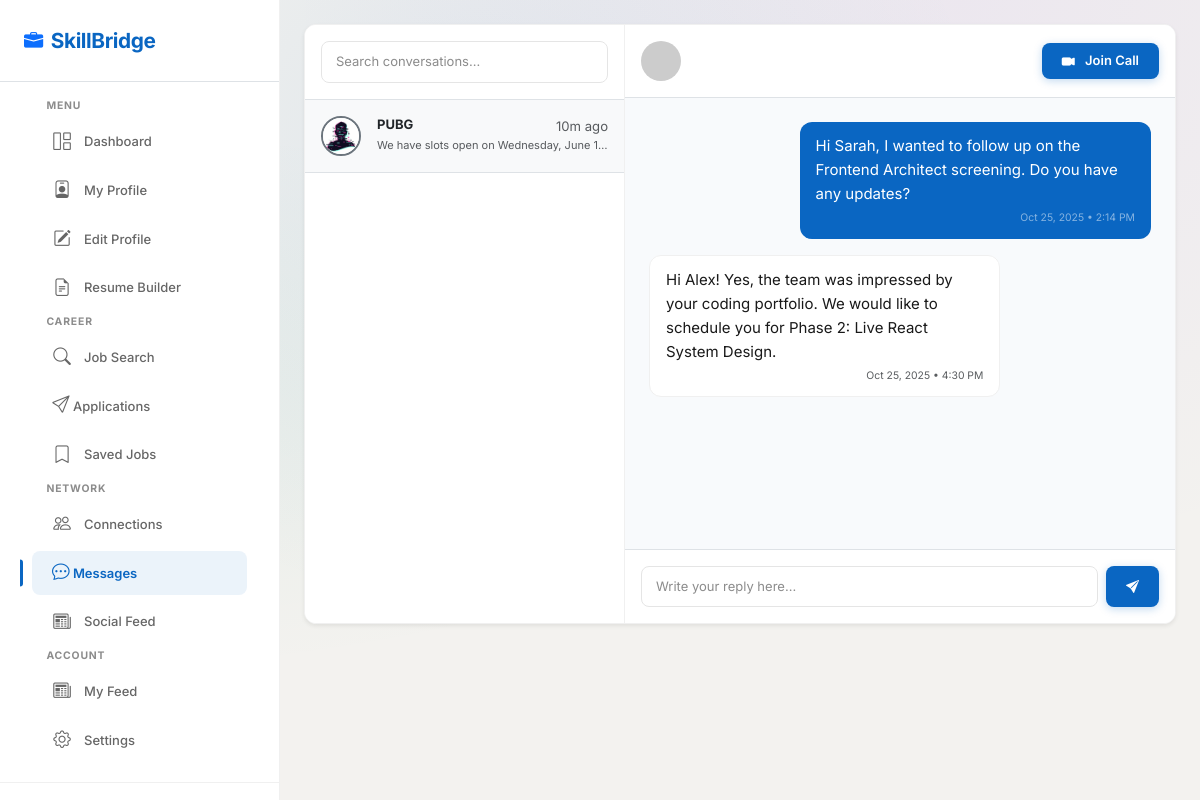
/jobseeker/messages/ (signed in), run on the app's committed database.
### account/models.py (models this page shows, shortened)
class Requests(models.Model):
    jid_r_sender=models.ForeignKey(jobseeker,on_delete=models.CASCADE,related_name="jid_r_sender")
    jid_r_resever=models.ForeignKey(jobseeker,on_delete=models.CASCADE,related_name="jid_r_resever")
    Request=models.CharField(max_length=20,null=True,blank=True)
    date_time=models.DateTimeField(auto_now_add=True)

class jobseeker(models.Model):
    user_fk=models.ForeignKey(user,on_delete=models.CASCADE)
    f_name=models.CharField(max_length=30)
    l_name=models.CharField(max_length=30)
    number=models.PositiveIntegerField()
    skills=models.CharField(max_length=50)
    p_h=models.TextField(null=True,blank=True)
    location=models.CharField(max_length=40,null=True,blank=True)
    web=models.CharField(max_length=30,null=True,blank=True)
    profile_pic=models.FileField(upload_to="jobseeker/",default="default_pic.png")
    about_summary=models.TextField(null=True,blank=True)
    Institute=models.TextField(null=True,blank=True)
    degree=models.CharField(max_length=30,null=True,blank=True)
    s_year=models.PositiveIntegerField(null=True,blank=True)
    e_year=models.PositiveIntegerField(null=True,blank=True)
    percentage=models.FloatField(max_length=2,null=True,blank=True)

### account/views.py (the view)
    def wrapper(request,*args,**kwargs):
        if "email" in request.session:
            uid=user.objects.get(email = request.session['email'])
            if uid.role=="jobseeker":
                jid=jobseeker.objects.get(user_fk = uid)
                request.uid=uid
                request.jid=jid
                return myfun(request,*args,**kwargs)
            else:
                cid=company.objects.get(com_fk=uid)
                request.uid=uid
                request.cid=cid
                return myfun(request,*args,**kwargs)
                return redirect("account:login")
        else:
            return redirect("account:login")

### account/views.py (called while the page is built)
def loginvalidate(myfun):
    def wrapper(request,*args,**kwargs):
        if "email" in request.session:
            uid=user.objects.get(email = request.session['email'])
            if uid.role=="jobseeker":
                jid=jobseeker.objects.get(user_fk = uid)
                request.uid=uid
                request.jid=jid
                return myfun(request,*args,**kwargs)
            else:
                cid=company.objects.get(com_fk=uid)
                request.uid=uid
                request.cid=cid
                return myfun(request,*args,**kwargs)
                return redirect("account:login")
        else:
            return redirect("account:login")
    return wrapper

### jobseeker/views.py (called while the page is built, shortened)
@loginvalidate
def messages(request):
    friends=Requests.objects.filter(jid_r_resever=request.jid,Request="Accept")
    con={
        'friends':friends,
        'jid':request.jid,
        'uid':request.uid,
        'name':'messages', # ye condition ke liye hai user jaha click karega action vhi dikhega
        }
    return render(request,"jobseeker/messages.html",con)

### jobseeker/templates/jobseeker/messages.html (shortened to what this page needs)
{% extends 'jobseeker/dashboard.html' %}
{% block maincontent %}
    <div class="main-content">
        <div class="chat-container shadow-sm slide-up">
            <div class="chat-sidebar bg-white">
                <div class="p-3 border-bottom">
                    <input type="text" class="form-control form-control-sm" placeholder="Search conversations...">
                </div>
                <div class="list-group list-group-flush flex-grow-1 overflow-y-auto gap-1">
                    {% for f in friends %}
                    <a href="#" class="list-group-item list-group-item-action p-3 border-bottom bg-light border-0">
                        <div class="d-flex align-items-center gap-3">
                            <img src="{{f.jid_r_sender.profile_pic.url}}" class="rounded-circle border border-2 border-secondary" style="width: 40px; height: 40px; object-fit: cover;"alt="Profile">
                            <div class="flex-grow-1 overflow-hidden">
                                <div class="d-flex justify-content-between">
                                    <h6 class="mb-1 fw-bold text-sm text-dark">{{f.jid_r_sender.f_name}}</h6>
                                    <small class="text-muted">10m ago</small>
                                </div>
                                <p class="text-muted text-xs mb-0 text-truncate">We have slots open on Wednesday, June 10 at 10:00 AM.</p>
                            </div>
                        </div>
                    </a>
                    {% endfor %}
                </div>
            </div>
            <div class="chat-area">
                <div class="bg-white border-bottom p-3 d-flex align-items-center justify-content-between">
                    <div class="d-flex align-items-center gap-3">
                        <img src="https://ui-avatars.com/api/?name=Sarah+Jenkins&background=7C3AED&color=fff" class="rounded-circle" width="40">
                    </div>
                    <button class="btn btn-sm btn-primary" onclick="alert('Launching browser Jitsi meeting call...')"><i class="bi bi-camera-video-fill me-1"></i> Join Call</button>
                </div>
                <div class="chat-history d-flex flex-column" id="seekerChatBox">
                    <div class="message-bubble message-outgoing">
                        Hi Sarah, I wanted to follow up on the Frontend Architect screening. Do you have any updates?
                        <small class="d-block text-white-50 mt-1 text-end" style="font-size: 0.65rem;">Oct 25, 2025 • 2:14 PM</small>
                    </div>
                    <div class="message-bubble message-incoming">
                        Hi Alex! Yes, the team was impressed by your coding portfolio. We would like to schedule you for Phase 2: Live React System Design.
                        <small class="d-block text-muted mt-1 text-end" style="font-size: 0.65rem;">Oct 25, 2025 • 4:30 PM</small>
                    </div>
                </div>
                <div class="bg-white border-top p-3">
                    <form action="{% url 'jobseeker:messages' %}" method="post" class="d-flex gap-2">
                        <input type="text" class="form-control" name="sms" placeholder="Write your reply here..." required>
                        <button type="submit" class="btn btn-primary" ><i class="bi bi-send-fill"></i></button>
                    </form>
                </div>
            </div>
        </div>
    </div>
{% endblock %}

### jobseeker/static/jobseeker/css/style.css (style rules this page uses)
:root { --primary: #0A66C2; --primary-dark: #004182; --primary-light: #70B5F9; --primary-gradient: linear-gradient(135deg, #0A66C2 0%, #004182 100%); --primary-glow: 0 0 20px rgba(10, 102, 194, 0.3); --accent: #7C3AED; --accent-light: #A78BFA; --accent-gradient: linear-gradient(135deg, #7C3AED 0%, #5B21B6 100%); --success: #059669; --success-light: #D1FAE5; --warning: #D97706; --warning-light: #FEF3C7; --danger: #DC2626; --danger-light: #FEE2E2; --info: #0891B2; --info-light: #CFFAFE; --text-primary: #191919; --text-secondary: #404040; --text-muted: #666666; --text-light: #8C8C8C; --border-color: #E5E5E5; --border-light: #F0F0F0; --divider: #EBEBEB; --bg-main: #F3F2EF; --bg-card: #FFFFFF; --bg-hover: #F8F9FA; --bg-active: rgba(10, 102, 194, 0.08); --bg-elevated: #FFFFFF; --glass-bg: rgba(255, 255, 255, 0.72); --glass-bg-strong: rgba(255, 255, 255, 0.88); --glass-border: rgba(255, 255, 255, 0.3); --glass-blur: blur(20px); --glass-blur-strong: blur(40px); --shadow-xs: 0 1px 2px rgba(0, 0, 0, 0.04); --shadow-sm: 0 1px 3px rgba(0, 0, 0, 0.06), 0 1px 2px rgba(0, 0, 0, 0.04); --shadow-md: 0 4px 6px rgba(0, 0, 0, 0.05), 0 2px 4px rgba(0, 0, 0, 0.04); --shadow-lg: 0 10px 25px rgba(0, 0, 0, 0.08), 0 4px 10px rgba(0, 0, 0, 0.04); --shadow-xl: 0 20px 50px rgba(0, 0, 0, 0.12); --shadow-glow: 0 0 30px rgba(10, 102, 194, 0.15); --shadow-card-hover: 0 8px 30px rgba(0, 0, 0, 0.1); --radius-xs: 4px; --radius-sm: 6px; --radius-md: 8px; --radius-lg: 12px; --radius-xl: 16px; --radius-2xl: 20px; --radius-full: 9999px; --space-xs: 0.25rem; --space-sm: 0.5rem; --space-md: 1rem; --space-lg: 1.5rem; --space-xl: 2rem; --space-2xl: 3rem; --space-3xl: 4rem; --font-family: 'Inter', -apple-system, BlinkMacSystemFont, 'Segoe UI', Roboto, sans-serif; --font-mono: 'JetBrains Mono', 'Fira Code', monospace; --fs-xs: 0.6875rem; --fs-sm: 0.8125rem; --fs-base: 0.9375rem; --fs-md: 1rem; --fs-lg: 1.125rem; --fs-xl: 1.25rem; --fs-2xl: 1.5rem; --fs-3xl: 1.875rem; --fs-4xl: 2.25rem; --fs-5xl: 3rem; --fs-display: 3.5rem; --transition-fast: all 0.15s ease; --transition-base: all 0.25s ease; --transition-slow: all 0.4s ease; --transition-spring: all 0.5s cubic-bezier(0.34, 1.56, 0.64, 1); --z-base: 1; --z-dropdown: 100; --z-sticky: 200; --z-sidebar: 500; --z-modal-backdrop: 900; --z-modal: 1000; --z-toast: 1100; --z-tooltip: 1200; --sidebar-width: 280px; --sidebar-collapsed: 72px; --topbar-height: 64px; }
*, *::before, *::after { box-sizing: border-box; margin: 0; padding: 0; }
html { scroll-behavior: smooth; -webkit-font-smoothing: antialiased; -moz-osx-font-smoothing: grayscale; }
body { font-family: var(--font-family); font-size: var(--fs-base); color: var(--text-primary); background-color: var(--bg-main); line-height: 1.6; overflow-x: hidden; padding-top: var(--topbar-height); }
a { color: var(--primary); text-decoration: none; transition: var(--transition-fast); }
img { max-width: 100%; height: auto; }
h1, h2, h3, h4, h5, h6 { font-weight: 700; line-height: 1.3; color: var(--text-primary); }
.text-xs { font-size: var(--fs-xs) !important; }
.text-sm { font-size: var(--fs-sm) !important; }
.bg-mesh { background-color: var(--bg-main); background-image: radial-gradient(at 40% 20%, rgba(10, 102, 194, 0.08) 0px, transparent 50%), radial-gradient(at 80% 0%, rgba(124, 58, 237, 0.06) 0px, transparent 50%), radial-gradient(at 0% 50%, rgba(5, 150, 105, 0.05) 0px, transparent 50%); }
.btn { font-weight: 600; font-size: var(--fs-sm); border-radius: var(--radius-md); padding: 0.5rem 1.25rem; transition: var(--transition-fast); display: inline-flex; align-items: center; gap: 0.4rem; border: none; }
.btn-primary { background: var(--primary); color: #fff; box-shadow: 0 2px 8px rgba(10, 102, 194, 0.25); }
.form-control, .form-select { border: 1.5px solid var(--border-color); border-radius: var(--radius-md); padding: 0.625rem 0.875rem; font-size: var(--fs-sm); color: var(--text-primary); transition: var(--transition-fast); background-color: var(--bg-card); }
.form-control::placeholder { color: var(--text-light); }
.slide-up { animation: slideUp 0.6s ease forwards; }

### jobseeker/static/jobseeker/css/dashboard.css (style rules this page uses)
.main-content { margin-left: var(--sidebar-width); padding: 2rem; min-height: 100vh; transition: var(--transition-base); }

### data on the page
Requests: jid_r_sender.profile_pic (placeholder picture), jid_r_sender.f_name "PUBG"
